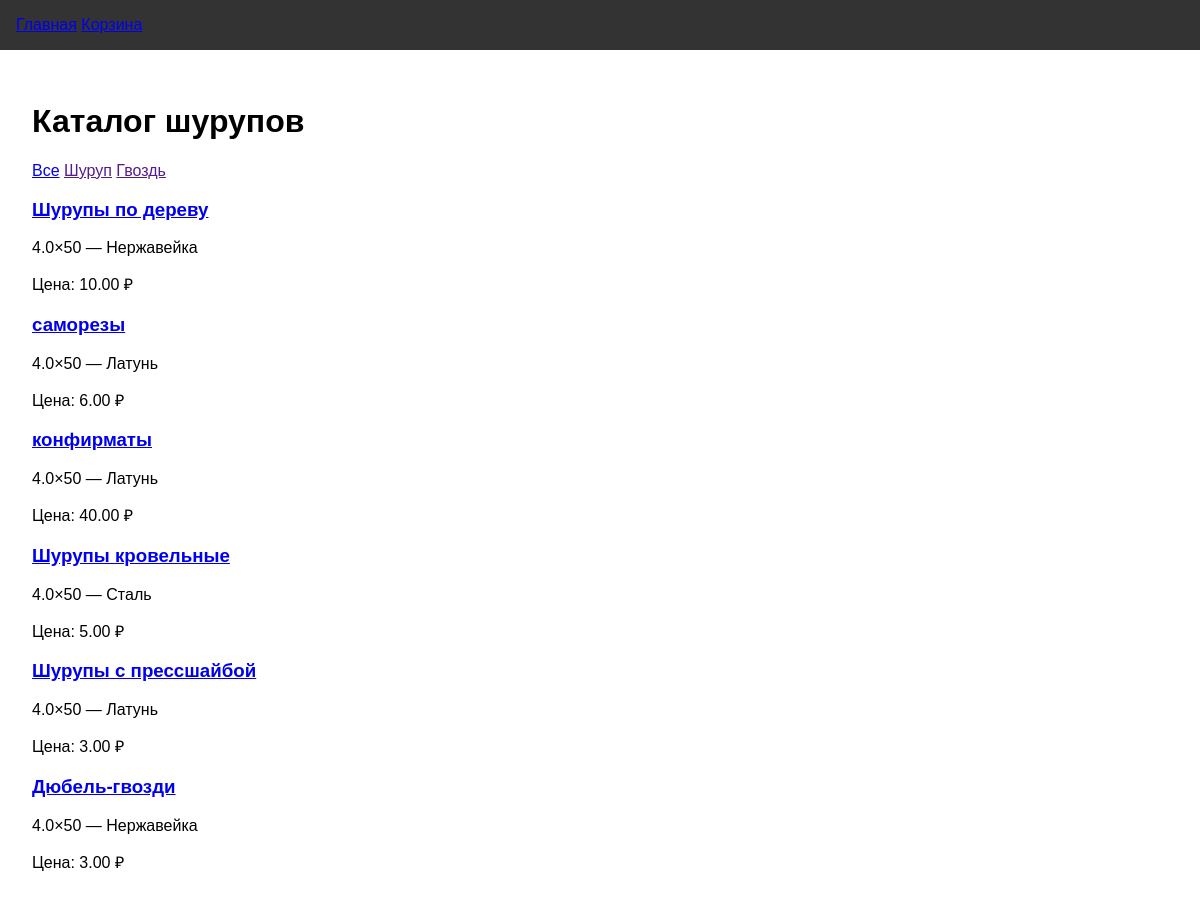
The page / on the database its author committed.
### shop/models.py (models this page shows, shortened)
class Category(models.Model):
    name = models.CharField(max_length=100, unique=True)
    slug = models.SlugField(max_length=100, unique=True, blank=True)

class Product(models.Model):
    HEAD_CHOICES = [
        ('countersunk', 'Потай'),
        ('round', 'Полукруглая'),
        ('hex', 'Шестигранная'),
    ]
    MATERIAL_CHOICES = [
        ('steel', 'Сталь'),
        ('stainless', 'Нержавейка'),
        ('brass', 'Латунь'),
    ]
    PACKAGING_CHOICES = [
        ('pcs', 'шт.'),
        ('kg', 'кг'),
        ('box', 'коробка'),
    ]
    category = models.ForeignKey(Category, related_name='products', on_delete=models.CASCADE)
    name = models.CharField(max_length=200)
    slug = models.SlugField(max_length=200, unique=True, blank=True)
    size = models.CharField(max_length=50, help_text='Например: 4.0×50 мм')
    material = models.CharField(max_length=20, choices=MATERIAL_CHOICES, default='steel')
    coating = models.CharField(max_length=50, blank=True, help_text='цинк, оксид, без покрытия')
    head_type = models.CharField(max_length=20, choices=HEAD_CHOICES, default='countersunk')
    packaging = models.CharField(max_length=20, choices=PACKAGING_CHOICES, default='pcs')
    price = models.DecimalField(max_digits=10, decimal_places=2)
    stock = models.PositiveIntegerField(default=0)
    image = models.ImageField(upload_to='products/', blank=True, null=True)
    created_at = models.DateTimeField(auto_now_add=True)
    def get_absolute_url(self):
        return reverse('shop:product_detail', args=[self.slug])

### shop/views.py (the view)
# urls.py: path('', views.product_list, name='product_list'),
def product_list(request, category_slug=None):
    category = None
    categories = Category.objects.all()
    products = Product.objects.filter(stock__gt=0)
    if category_slug:
        category = get_object_or_404(Category, slug=category_slug)
        products = products.filter(category=category)
    return render(request, 'shop/product_list.html', {
        'category': category,
        'categories': categories,
        'products': products,
    })

### shop/templates/shop/product_list.html
{% extends "shop/base.html" %}
{% block content %}
<h1>Каталог шурупов</h1>
<div class="categories">
    <a href="{% url 'shop:product_list' %}">Все</a>
    {% for c in categories %}
    <a href="{{ c.get_absolute_url }}">{{ c.name }}</a>
    {% endfor %}
</div>
<div class="products">
    {% for product in products %}
    <div class="product">
        <h3><a href="{{ product.get_absolute_url }}">{{ product.name }}</a></h3>
        <p>{{ product.size }} — {{ product.get_material_display }}</p>
        <p>Цена: {{ product.price }} ₽</p>
    </div>
    {% endfor %}
</div>
{% endblock %}

### shop/templates/shop/base.html (shortened to what this page needs)
<!DOCTYPE html>
<html lang="ru">
<head>
    {% load static %}
    <link rel="stylesheet" href="{% static 'shop/css/style.css' %}">
</head>
<body>
    <header>
        <a href="{% url 'shop:product_list' %}">Главная</a>
        <a href="{% url 'shop:cart_detail' %}">Корзина</a>
    </header>
    <main>
        {% block content %}{% endblock %}
    </main>
</body>
</html>

### shop/static/shop/css/style.css (style rules this page uses)
body { font-family: Arial, sans-serif; margin: 0; padding: 0; }
header { background: #333; padding: 1rem; }
main { padding: 2rem; }

### rows shown on the page
Category: name "Шуруп"
Category: name "Гвоздь"
Product: name "Шурупы по дереву", size "4.0×50", material "Нержавейка", price "10.00"
Product: name "саморезы", size "4.0×50", material "Латунь", price "6.00"
Product: name "конфирматы", size "4.0×50", material "Латунь", price "40.00"
Product: name "Шурупы кровельные", size "4.0×50", material "Сталь", price "5.00"
Product: name "Шурупы с прессшайбой", size "4.0×50", material "Латунь", price "3.00"
Product: name "Дюбель-гвозди", size "4.0×50", material "Нержавейка", price "3.00"
